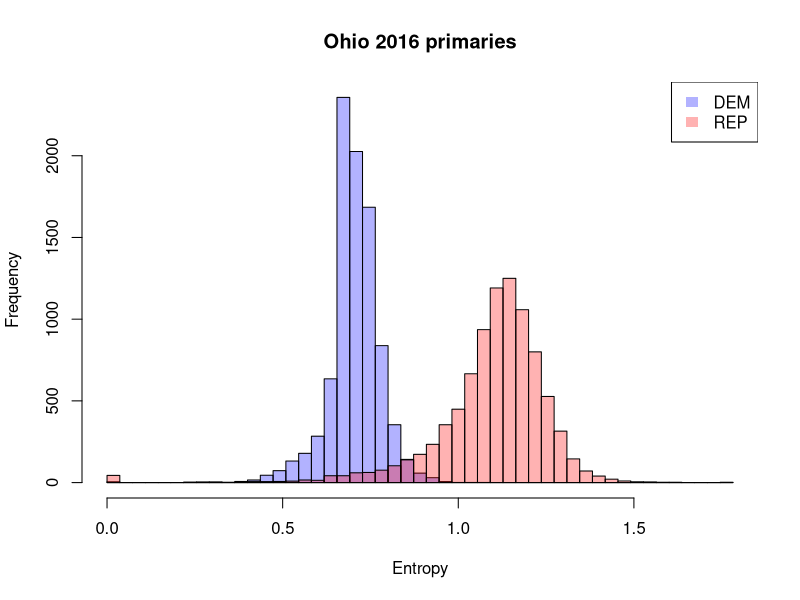

Source code (R):
## ---- chunk 1
# Set the working directory so relative paths work
library(tidyverse)
library(readr)
library(dplyr)
## ---- chunk 2
primaryEntropy <- read_csv("elections_OH2016_forDenis.csv")
## ---- chunk 3
primaryEntropy <- primaryEntropy %>%
  rename("DEM_LA.FUENTE" = "DEM_LA FUENTE")
## ---- chunk 4
# just democrat primary
entropyDEM = select(primaryEntropy, DEM_CLINTON, DEM_LA.FUENTE  ,DEM_SANDERS,
                    DEM_primary_total)
# add entropy to precinct
entropyDEM <- entropyDEM %>%
  mutate(entropy = -1 * (
    ifelse(DEM_CLINTON > 0, (DEM_CLINTON / DEM_primary_total) * log(DEM_CLINTON / DEM_primary_total), 0) +
      ifelse(DEM_LA.FUENTE > 0, (DEM_LA.FUENTE / DEM_primary_total) * log(DEM_LA.FUENTE / DEM_primary_total), 0) +
      ifelse(DEM_SANDERS > 0, (DEM_SANDERS / DEM_primary_total) * log(DEM_SANDERS / DEM_primary_total), 0)
  ))

# just republican primary
entropyREP = select(primaryEntropy, REP_BUSH, REP_CARSON, REP_CHRISTIE, REP_CRUZ,
                    REP_FIORINA, REP_HUCKABEE, REP_KASICH, REP_RUBIO,REP_SANTORUM,
                    REP_TRUMP, REP_primary_total)
# add entropy to precinct
entropyREP <- entropyREP %>%
  mutate(entropy = -1 * (
    ifelse(REP_BUSH > 0, (REP_BUSH / REP_primary_total) * log(REP_BUSH / REP_primary_total), 0) +
    ifelse(REP_CARSON > 0, (REP_CARSON / REP_primary_total) * log(REP_CARSON / REP_primary_total), 0) +
    ifelse(REP_CHRISTIE > 0, (REP_CHRISTIE / REP_primary_total) * log(REP_CHRISTIE / REP_primary_total), 0) +
    ifelse(REP_CRUZ > 0, (REP_CRUZ / REP_primary_total) * log(REP_CRUZ / REP_primary_total), 0) +
    ifelse(REP_FIORINA > 0, (REP_FIORINA / REP_primary_total) * log(REP_FIORINA / REP_primary_total), 0) +
    ifelse(REP_HUCKABEE > 0, (REP_HUCKABEE / REP_primary_total) * log(REP_HUCKABEE / REP_primary_total), 0) +
    ifelse(REP_KASICH > 0, (REP_KASICH / REP_primary_total) * log(REP_KASICH / REP_primary_total), 0) +
    ifelse(REP_RUBIO > 0, (REP_RUBIO / REP_primary_total) * log(REP_RUBIO / REP_primary_total), 0) +
    ifelse(REP_SANTORUM > 0, (REP_SANTORUM / REP_primary_total) * log(REP_SANTORUM / REP_primary_total), 0) +
    ifelse(REP_TRUMP > 0, (REP_TRUMP / REP_primary_total) * log(REP_TRUMP / REP_primary_total), 0)
  ))

# Define the vectors
vec1 <- na.omit(entropyDEM$entropy)
vec2 <- na.omit(entropyREP$entropy)

# Define common breaks
breaks <- seq(min(c(vec1, vec2)), max(c(vec1, vec2)), length.out = 50)

hist(vec1,
     breaks = breaks,
     col = rgb(0, 0, 1, alpha = 0.3), # Blue with 30% opacity
     main = "Ohio 2016 primaries",
     xlab = "Entropy",                # Optional: Add x-axis label
     xlim = range(breaks)
)
hist(vec2,
     breaks = breaks,
     col = rgb(1, 0, 0, alpha = 0.3), # Red with 30% opacity
     add = TRUE
)

# Add a legend
legend("topright",
       legend = c("DEM", "REP"),
       fill = c(rgb(0, 0, 1, 0.3), rgb(1, 0, 0, 0.3)),
       border = NA)

## ---- chunk 5

primaryEntropy <- primaryEntropy %>%
  rename(
    "gen_rep_TRUMP" = "general_TRUMP",
    "gen_dem_CLINTON" = "general_CLINTON",
    "gen_rep_JOHNSON" = "general_JOHNSON",
    "gen_dem_STEIN" = "general_STEIN",
    "pri_dem_CLINTON" = "DEM_CLINTON",
    "pri_dem_LA.FUENTE" = "DEM_LA.FUENTE",
    "pri_dem_SANDERS" = "DEM_SANDERS",
    "pri_rep_BUSH" = "REP_BUSH",
    "pri_rep_CARSON" = "REP_CARSON",
    "pri_rep_CHRISTIE" = "REP_CHRISTIE",
    "pri_rep_CRUZ" = "REP_CRUZ",
    "pri_rep_FIORINA" = "REP_FIORINA",
    "pri_rep_HUCKABEE" = "REP_HUCKABEE",
    "pri_rep_KASICH" = "REP_KASICH",
    "pri_rep_RUBIO" = "REP_RUBIO",
    "pri_rep_SANTORUM" = "REP_SANTORUM",
    "pri_rep_TRUMP" = "REP_TRUMP"
  )


## ---- chunk 6
write.csv(primaryEntropy, "OH.csv", row.names = FALSE)
